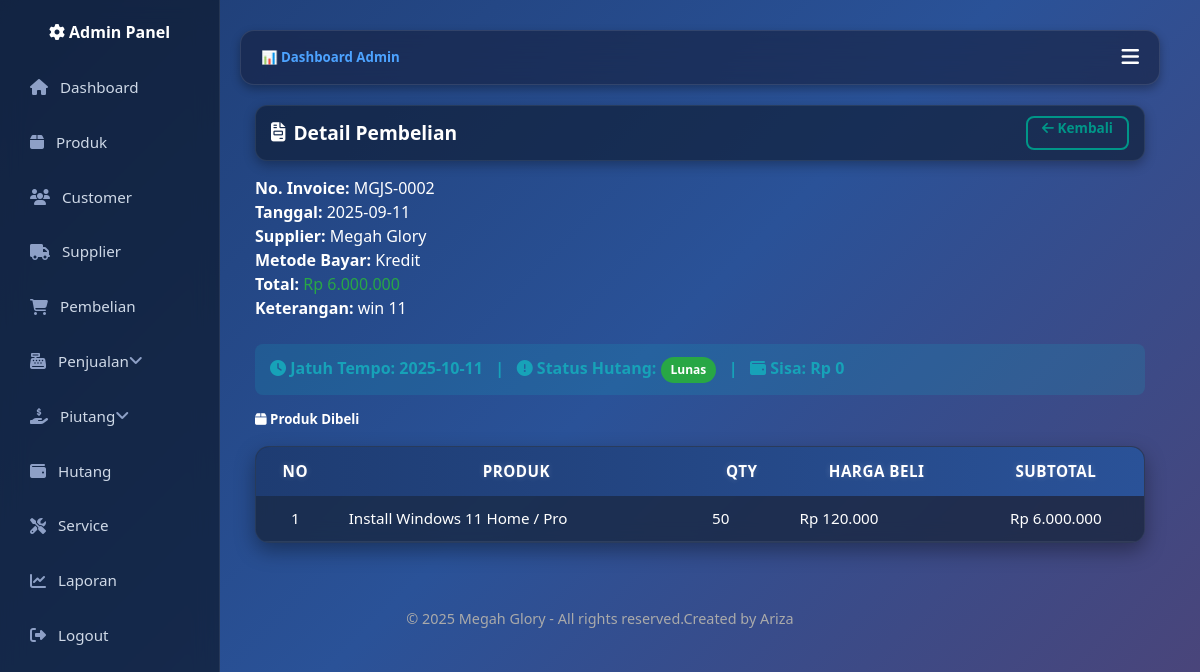
Screenshot of /Admin/Pembelian/detail_pembelian.php?id=15 (signed in) with the database file from the repository.
### tables this page shows
CREATE TABLE `pembelian` (
  `id` int(11) NOT NULL,
  `no_invoice` varchar(50) DEFAULT NULL,
  `supplier_id` int(11) DEFAULT NULL,
  `tanggal` date DEFAULT NULL,
  `metode_bayar` enum('Cash','Kredit') DEFAULT 'Cash',
  `total` decimal(15,2) DEFAULT 0.00,
  `status_hutang` enum('Lunas','Belum Lunas') DEFAULT 'Lunas',
  `keterangan` text DEFAULT NULL,
  `nota_file` varchar(255) DEFAULT NULL,
  `jenis` enum('Barang','SPJ') DEFAULT 'Barang',
  `no_spj` varchar(50) DEFAULT NULL
);

CREATE TABLE `supplier` (
  `id` int(11) NOT NULL,
  `nama_supplier` varchar(100) NOT NULL,
  `alamat` text DEFAULT NULL,
  `no_telp` varchar(30) DEFAULT NULL,
  `email` varchar(100) DEFAULT NULL
);

CREATE TABLE `hutang` (
  `id` int(11) NOT NULL,
  `pembelian_id` int(11) DEFAULT NULL,
  `jatuh_tempo` date DEFAULT NULL,
  `sisa_hutang` decimal(15,2) NOT NULL DEFAULT 0.00,
  `status` enum('Belum Lunas','Lunas') NOT NULL DEFAULT 'Belum Lunas'
);

CREATE TABLE `pembelian_detail` (
  `id` int(11) NOT NULL,
  `pembelian_id` int(11) DEFAULT NULL,
  `produk_id` int(11) DEFAULT NULL,
  `qty` int(11) DEFAULT NULL,
  `harga` decimal(15,2) DEFAULT NULL,
  `subtotal` decimal(15,2) DEFAULT NULL
);

CREATE TABLE `produk` (
  `id` int(11) NOT NULL,
  `nama_produk` varchar(150) NOT NULL,
  `kode_barcode` varchar(100) DEFAULT NULL,
  `kategori_id` int(11) DEFAULT NULL,
  `satuan` varchar(20) DEFAULT NULL,
  `stok` int(11) DEFAULT 0,
  `harga_beli` decimal(15,2) DEFAULT 0.00,
  `harga_jual` decimal(15,2) DEFAULT 0.00,
  `created_at` timestamp NULL DEFAULT current_timestamp(),
  `kode_produk` varchar(50) DEFAULT NULL,
  `harga_jual_online` decimal(15,2) DEFAULT 0.00,
  `deskripsi` text DEFAULT NULL,
  `gambar` varchar(255) DEFAULT NULL,
  `serial_number` text DEFAULT NULL,
  `link_siplah` varchar(255) DEFAULT NULL,
  `link_inaproc` varchar(255) DEFAULT NULL
);

### Admin/Pembelian/detail_pembelian.php (the view, shortened to what this page needs)
<?php
include "../../config.php";
include "../../header.php";
$id = intval($_GET['id']);
$pembelian = $conn->query("SELECT p.*, s.nama_supplier
                           FROM pembelian p
                           LEFT JOIN supplier s ON p.supplier_id=s.id
                           WHERE p.id=$id")->fetch_assoc();
$detail = $conn->query("SELECT d.*, pr.nama_produk
                        FROM pembelian_detail d
                        LEFT JOIN produk pr ON d.produk_id=pr.id
                        WHERE d.pembelian_id=$id");
$jt = $conn->query("SELECT jatuh_tempo, status, sisa_hutang
                    FROM hutang
                    WHERE pembelian_id = {$id}")->fetch_assoc();
?>
<div class="container-fluid">
  <div class="page-header">
    <h2><i class="fa fa-file-invoice"></i> Detail Pembelian</h2>
    <a href="pembelian.php" class="btn btn-outline">
      <i class="fa fa-arrow-left"></i> Kembali
    </a>
  </div>
  <div class="card-dark mb-4">
    <p><strong>No. Invoice:</strong> <?= htmlspecialchars($pembelian['no_invoice']); ?></p>
    <p><strong>Tanggal:</strong> <?= htmlspecialchars($pembelian['tanggal']); ?></p>
    <p><strong>Supplier:</strong> <?= htmlspecialchars($pembelian['nama_supplier']); ?></p>
    <p><strong>Metode Bayar:</strong> <?= htmlspecialchars($pembelian['metode_bayar']); ?></p>
    <p><strong>Total:</strong> <span class="text-success">Rp <?= number_format($pembelian['total'],0,",","."); ?></span></p>
    <?php if (!empty($pembelian['keterangan'])): ?>
      <p><strong>Keterangan:</strong> <?= nl2br(htmlspecialchars($pembelian['keterangan'])); ?></p>
    <?php endif; ?>
  </div>
  <?php if (isset($pembelian['metode_bayar']) && $pembelian['metode_bayar'] === 'Kredit' && $jt): ?>
    <div class="alert alert-info fw-bold">
      <i class="fa fa-clock"></i>
      Jatuh Tempo: <?= htmlspecialchars($jt['jatuh_tempo']); ?> &nbsp; | &nbsp;
      <i class="fa fa-exclamation-circle"></i> Status Hutang:
      <?php if ($jt['status'] === "Lunas"): ?>
        <span class="badge badge-success">Lunas</span>
      <?php else: ?>
        <span class="badge badge-danger"><?= htmlspecialchars($jt['status']); ?></span>
      <?php endif; ?>
      &nbsp; | &nbsp;
      <i class="fa fa-wallet"></i> Sisa: Rp <?= number_format($jt['sisa_hutang'],0,",","."); ?>
    </div>
  <?php endif; ?>
  <div class="card-dark">
    <h5><i class="fa fa-box"></i> Produk Dibeli</h5>
    <div class="table-responsive mt-3">
      <table class="table-modern align-middle">
        <thead>
          <tr>
            <th>No</th>
            <th>Produk</th>
            <th>Qty</th>
            <th>Harga Beli</th>
            <th>Subtotal</th>
          </tr>
        </thead>
        <tbody>
          <?php if ($detail && $detail->num_rows > 0): $no=1; while($row=$detail->fetch_assoc()): ?>
          <tr>
            <td><?= $no++; ?></td>
            <td><?= htmlspecialchars($row['nama_produk']); ?></td>
            <td><?= htmlspecialchars($row['qty']); ?></td>
            <td>Rp <?= number_format($row['harga'],0,",","."); ?></td>
            <td>Rp <?= number_format($row['subtotal'],0,",","."); ?></td>
          </tr>
          <?php endwhile; else: ?>
          <tr><td colspan="5" class="text-center">Belum ada detail produk</td></tr>
          <?php endif; ?>
        </tbody>
      </table>
    </div>
  </div>
</div>
<?php include "../../footer.php"; ?>

### assets/css/base.css (style rules this page uses)
:root { --primary: #009688; --secondary: #6c757d; --success: #28a745; --danger: #dc3545; --warning: #ffc107; --info: #17a2b8; --light: #f8f9fa; --dark: #212529; --body-bg: #0a1930; --body-color: #ffffff; }
* { box-sizing: border-box; margin: 0; padding: 0; }
body { font-family: 'Segoe UI', sans-serif; background: linear-gradient(135deg, #1e3c72, #2a5298, #4e4376); color: var(--body-color); line-height: 1.5; }
a { text-decoration: none; color: inherit; }
.container-fluid { width: 100%; padding: 0 15px; margin: 0 auto; }
.mt-3 { margin-top: 1rem !important; }
.mb-4 { margin-bottom: 1.5rem !important; }
.fw-bold { font-weight: 700 !important; }
.text-success { color: var(--success) !important; }

### assets/css/layout.css (style rules this page uses)
.page-header { display: flex; justify-content: space-between; align-items: center; flex-wrap: wrap; padding: 10px 15px; margin-bottom: 15px; background: rgba(15, 28, 51, 0.65); border: 1px solid rgba(255,255,255,0.08); border-radius: 12px; box-shadow: 0 4px 12px rgba(0,0,0,0.3); gap: 10px; }
.page-header h2 { margin: 0; font-size: 1.2rem; font-weight: 700; display: flex; align-items: center; gap: 8px; color: #fff; }
.page-header .btn { height: 34px; padding: 0 14px; font-size: 0.85rem; font-weight: 600; margin-left: 6px; }

### assets/css/components.css (style rules this page uses)
.table-modern { width: 100%; border-collapse: separate; border-spacing: 0; border-radius: 14px; overflow: hidden; background: rgba(15, 28, 51, 0.7); backdrop-filter: blur(10px); color: #fff; box-shadow: 0 8px 20px rgba(0,0,0,0.35); font-size: 0.95rem; line-height: 1.4; border: 1px solid rgba(255,255,255,0.08); }
.table-modern thead tr { background: linear-gradient(90deg, #1e3c72, #2a5298); color: #fff; }
.table-modern thead th { padding: 14px; border: none !important; font-weight: 700; text-align: center; text-transform: uppercase; letter-spacing: 0.5px; text-shadow: 0 0 6px rgba(255,255,255,0.2); }
.table-modern td { padding: 12px 14px; vertical-align: middle; border-bottom: 1px solid rgba(255,255,255,0.08); transition: background 0.2s ease; }
.table-modern tbody tr:nth-child(odd) { background: rgba(255,255,255,0.02); }
.table-modern td:nth-child(1), .table-modern td:last-child { text-align: center; }
.btn { display: inline-block; padding: 8px 15px; border-radius: 8px; font-weight: 600; cursor: pointer; transition: 0.3s; text-align: center; }
.btn-outline { background: transparent; border: 2px solid var(--primary); color: var(--primary); }
::placeholder { color: #aaa; }
.badge { display: inline-block; padding: 4px 10px; border-radius: 50px; font-size: 0.75rem; font-weight: 600; color: #fff; }
.badge-success { background: var(--success); }
.alert { padding: 12px 15px; border-radius: 8px; margin-bottom: 15px; font-weight: 500; }
.alert-info { background: rgba(23,162,184,0.2); color: var(--info); }

### assets/css/custom.css (style rules this page uses)
html, body { height: 100%; margin: 0; display: flex; flex-direction: column; }

### rows the page displays
pembelian: no_invoice "MGJS-0002", tanggal "2025-09-11", supplier.nama_supplier "Megah Glory", metode_bayar "Kredit", total "6.000.000", keterangan "win 11"
hutang: jatuh_tempo "2025-10-11", sisa_hutang "0"
pembelian_detail: produk.nama_produk "Install Windows 11 Home / Pro", qty "50", harga "120.000", subtotal "6.000.000"
